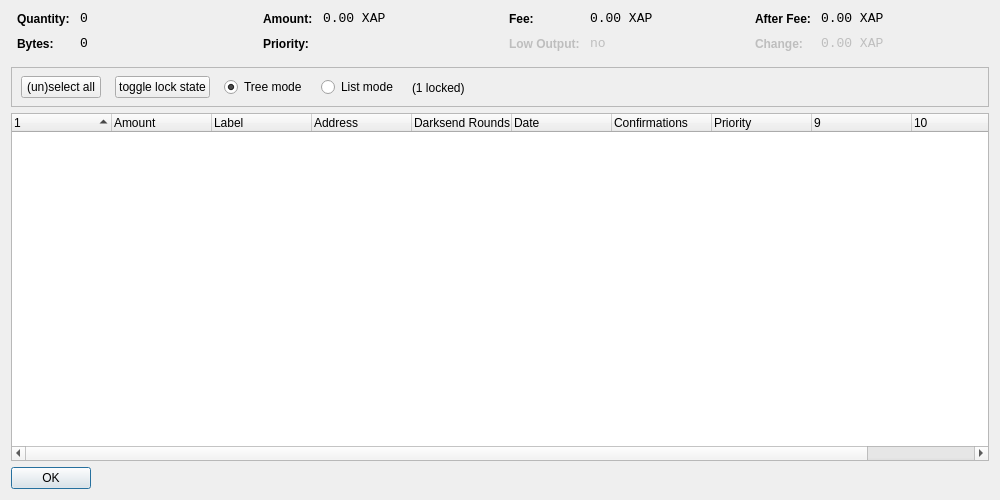
<?xml version="1.0" encoding="UTF-8"?>
<ui version="4.0">
 <class>CoinControlDialog</class>
 <widget class="QDialog" name="CoinControlDialog">
  <property name="geometry">
   <rect>
    <x>0</x>
    <y>0</y>
    <width>1000</width>
    <height>500</height>
   </rect>
  </property>
  <property name="windowTitle">
   <string>Coin Control</string>
  </property>
  <layout class="QVBoxLayout" name="verticalLayout">
   <item>
    <layout class="QHBoxLayout" name="horizontalLayoutTop" stretch="0,0,0,0">
     <property name="topMargin">
      <number>0</number>
     </property>
     <property name="bottomMargin">
      <number>10</number>
     </property>
     <item>
      <layout class="QFormLayout" name="formLayoutCoinControl1">
       <property name="horizontalSpacing">
        <number>10</number>
       </property>
       <property name="verticalSpacing">
        <number>10</number>
       </property>
       <property name="leftMargin">
        <number>6</number>
       </property>
       <property name="rightMargin">
        <number>6</number>
       </property>
       <item row="0" column="0">
        <widget class="QLabel" name="labelCoinControlQuantityText">
         <property name="styleSheet">
          <string notr="true">font-weight:bold;</string>
         </property>
         <property name="text">
          <string>Quantity:</string>
         </property>
        </widget>
       </item>
       <item row="0" column="1">
        <widget class="QLabel" name="labelCoinControlQuantity">
         <property name="font">
          <font>
           <family>Monospace</family>
           <pointsize>10</pointsize>
          </font>
         </property>
         <property name="cursor">
          <cursorShape>IBeamCursor</cursorShape>
         </property>
         <property name="contextMenuPolicy">
          <enum>Qt::ActionsContextMenu</enum>
         </property>
         <property name="text">
          <string notr="true">0</string>
         </property>
         <property name="textInteractionFlags">
          <set>Qt::LinksAccessibleByMouse|Qt::TextSelectableByKeyboard|Qt::TextSelectableByMouse</set>
         </property>
        </widget>
       </item>
       <item row="1" column="0">
        <widget class="QLabel" name="labelCoinControlBytesText">
         <property name="styleSheet">
          <string notr="true">font-weight:bold;</string>
         </property>
         <property name="text">
          <string>Bytes:</string>
         </property>
        </widget>
       </item>
       <item row="1" column="1">
        <widget class="QLabel" name="labelCoinControlBytes">
         <property name="font">
          <font>
           <family>Monospace</family>
           <pointsize>10</pointsize>
          </font>
         </property>
         <property name="cursor">
          <cursorShape>IBeamCursor</cursorShape>
         </property>
         <property name="contextMenuPolicy">
          <enum>Qt::ActionsContextMenu</enum>
         </property>
         <property name="text">
          <string notr="true">0</string>
         </property>
         <property name="textInteractionFlags">
          <set>Qt::LinksAccessibleByMouse|Qt::TextSelectableByKeyboard|Qt::TextSelectableByMouse</set>
         </property>
        </widget>
       </item>
      </layout>
     </item>
     <item>
      <layout class="QFormLayout" name="formLayoutCoinControl2">
       <property name="horizontalSpacing">
        <number>10</number>
       </property>
       <property name="verticalSpacing">
        <number>10</number>
       </property>
       <property name="leftMargin">
        <number>6</number>
       </property>
       <property name="rightMargin">
        <number>6</number>
       </property>
       <item row="0" column="0">
        <widget class="QLabel" name="labelCoinControlAmountText">
         <property name="styleSheet">
          <string notr="true">font-weight:bold;</string>
         </property>
         <property name="text">
          <string>Amount:</string>
         </property>
        </widget>
       </item>
       <item row="0" column="1">
        <widget class="QLabel" name="labelCoinControlAmount">
         <property name="font">
          <font>
           <family>Monospace</family>
           <pointsize>10</pointsize>
          </font>
         </property>
         <property name="cursor">
          <cursorShape>IBeamCursor</cursorShape>
         </property>
         <property name="contextMenuPolicy">
          <enum>Qt::ActionsContextMenu</enum>
         </property>
         <property name="text">
          <string notr="true">0.00 XAP</string>
         </property>
         <property name="textInteractionFlags">
          <set>Qt::LinksAccessibleByMouse|Qt::TextSelectableByKeyboard|Qt::TextSelectableByMouse</set>
         </property>
        </widget>
       </item>
       <item row="1" column="0">
        <widget class="QLabel" name="labelCoinControlPriorityText">
         <property name="styleSheet">
          <string notr="true">font-weight:bold;</string>
         </property>
         <property name="text">
          <string>Priority:</string>
         </property>
        </widget>
       </item>
       <item row="1" column="1">
        <widget class="QLabel" name="labelCoinControlPriority">
         <property name="font">
          <font>
           <family>Monospace</family>
           <pointsize>10</pointsize>
          </font>
         </property>
         <property name="cursor">
          <cursorShape>IBeamCursor</cursorShape>
         </property>
         <property name="contextMenuPolicy">
          <enum>Qt::ActionsContextMenu</enum>
         </property>
         <property name="text">
          <string/>
         </property>
         <property name="textInteractionFlags">
          <set>Qt::LinksAccessibleByMouse|Qt::TextSelectableByKeyboard|Qt::TextSelectableByMouse</set>
         </property>
        </widget>
       </item>
      </layout>
     </item>
     <item>
      <layout class="QFormLayout" name="formLayoutCoinControl3">
       <property name="horizontalSpacing">
        <number>10</number>
       </property>
       <property name="verticalSpacing">
        <number>10</number>
       </property>
       <property name="leftMargin">
        <number>6</number>
       </property>
       <property name="rightMargin">
        <number>6</number>
       </property>
       <item row="0" column="0">
        <widget class="QLabel" name="labelCoinControlFeeText">
         <property name="styleSheet">
          <string notr="true">font-weight:bold;</string>
         </property>
         <property name="text">
          <string>Fee:</string>
         </property>
        </widget>
       </item>
       <item row="0" column="1">
        <widget class="QLabel" name="labelCoinControlFee">
         <property name="font">
          <font>
           <family>Monospace</family>
           <pointsize>10</pointsize>
          </font>
         </property>
         <property name="cursor">
          <cursorShape>IBeamCursor</cursorShape>
         </property>
         <property name="contextMenuPolicy">
          <enum>Qt::ActionsContextMenu</enum>
         </property>
         <property name="text">
          <string notr="true">0.00 XAP</string>
         </property>
         <property name="textInteractionFlags">
          <set>Qt::LinksAccessibleByMouse|Qt::TextSelectableByKeyboard|Qt::TextSelectableByMouse</set>
         </property>
        </widget>
       </item>
       <item row="1" column="0">
        <widget class="QLabel" name="labelCoinControlLowOutputText">
         <property name="enabled">
          <bool>false</bool>
         </property>
         <property name="styleSheet">
          <string notr="true">font-weight:bold;</string>
         </property>
         <property name="text">
          <string>Low Output:</string>
         </property>
        </widget>
       </item>
       <item row="1" column="1">
        <widget class="QLabel" name="labelCoinControlLowOutput">
         <property name="enabled">
          <bool>false</bool>
         </property>
         <property name="font">
          <font>
           <family>Monospace</family>
           <pointsize>10</pointsize>
          </font>
         </property>
         <property name="cursor">
          <cursorShape>IBeamCursor</cursorShape>
         </property>
         <property name="contextMenuPolicy">
          <enum>Qt::ActionsContextMenu</enum>
         </property>
         <property name="text">
          <string notr="true">no</string>
         </property>
         <property name="textInteractionFlags">
          <set>Qt::LinksAccessibleByMouse|Qt::TextSelectableByKeyboard|Qt::TextSelectableByMouse</set>
         </property>
        </widget>
       </item>
      </layout>
     </item>
     <item>
      <layout class="QFormLayout" name="formLayoutCoinControl4">
       <property name="horizontalSpacing">
        <number>10</number>
       </property>
       <property name="verticalSpacing">
        <number>10</number>
       </property>
       <property name="leftMargin">
        <number>6</number>
       </property>
       <property name="rightMargin">
        <number>6</number>
       </property>
       <item row="0" column="0">
        <widget class="QLabel" name="labelCoinControlAfterFeeText">
         <property name="styleSheet">
          <string notr="true">font-weight:bold;</string>
         </property>
         <property name="text">
          <string>After Fee:</string>
         </property>
        </widget>
       </item>
       <item row="0" column="1">
        <widget class="QLabel" name="labelCoinControlAfterFee">
         <property name="font">
          <font>
           <family>Monospace</family>
           <pointsize>10</pointsize>
          </font>
         </property>
         <property name="cursor">
          <cursorShape>IBeamCursor</cursorShape>
         </property>
         <property name="contextMenuPolicy">
          <enum>Qt::ActionsContextMenu</enum>
         </property>
         <property name="text">
          <string notr="true">0.00 XAP</string>
         </property>
         <property name="textInteractionFlags">
          <set>Qt::LinksAccessibleByMouse|Qt::TextSelectableByKeyboard|Qt::TextSelectableByMouse</set>
         </property>
        </widget>
       </item>
       <item row="1" column="0">
        <widget class="QLabel" name="labelCoinControlChangeText">
         <property name="enabled">
          <bool>false</bool>
         </property>
         <property name="styleSheet">
          <string notr="true">font-weight:bold;</string>
         </property>
         <property name="text">
          <string>Change:</string>
         </property>
        </widget>
       </item>
       <item row="1" column="1">
        <widget class="QLabel" name="labelCoinControlChange">
         <property name="enabled">
          <bool>false</bool>
         </property>
         <property name="font">
          <font>
           <family>Monospace</family>
           <pointsize>10</pointsize>
          </font>
         </property>
         <property name="cursor">
          <cursorShape>IBeamCursor</cursorShape>
         </property>
         <property name="contextMenuPolicy">
          <enum>Qt::ActionsContextMenu</enum>
         </property>
         <property name="text">
          <string notr="true">0.00 XAP</string>
         </property>
         <property name="textInteractionFlags">
          <set>Qt::LinksAccessibleByMouse|Qt::TextSelectableByKeyboard|Qt::TextSelectableByMouse</set>
         </property>
        </widget>
       </item>
      </layout>
     </item>
    </layout>
   </item>
   <item>
    <widget class="QFrame" name="frame">
     <property name="minimumSize">
      <size>
       <width>0</width>
       <height>40</height>
      </size>
     </property>
     <property name="frameShape">
      <enum>QFrame::StyledPanel</enum>
     </property>
     <property name="frameShadow">
      <enum>QFrame::Sunken</enum>
     </property>
     <widget class="QWidget" name="horizontalLayoutWidget">
      <property name="geometry">
       <rect>
        <x>10</x>
        <y>0</y>
        <width>781</width>
        <height>41</height>
       </rect>
      </property>
      <layout class="QHBoxLayout" name="horizontalLayoutPanel" stretch="0,0,0,0,0">
       <property name="spacing">
        <number>14</number>
       </property>
       <item>
        <widget class="QPushButton" name="pushButtonSelectAll">
         <property name="sizePolicy">
          <sizepolicy hsizetype="Maximum" vsizetype="Fixed">
           <horstretch>0</horstretch>
           <verstretch>0</verstretch>
          </sizepolicy>
         </property>
         <property name="text">
          <string>(un)select all</string>
         </property>
        </widget>
       </item>
        <item>
         <widget class="QPushButton" name="pushButtonToggleLock">
          <property name="sizePolicy">
           <sizepolicy hsizetype="Maximum" vsizetype="Fixed">
            <horstretch>0</horstretch>
            <verstretch>0</verstretch>
           </sizepolicy>
          </property>
          <property name="text">
           <string>toggle lock state</string>
          </property>
          <property name="autoDefault">
           <bool>false</bool>
          </property>
         </widget>
        </item>
       <item>
        <widget class="QRadioButton" name="radioTreeMode">
         <property name="sizePolicy">
          <sizepolicy hsizetype="Maximum" vsizetype="Fixed">
           <horstretch>0</horstretch>
           <verstretch>0</verstretch>
          </sizepolicy>
         </property>
         <property name="text">
          <string>Tree mode</string>
         </property>
         <property name="checked">
          <bool>true</bool>
         </property>
        </widget>
       </item>
       <item>
        <widget class="QRadioButton" name="radioListMode">
         <property name="sizePolicy">
          <sizepolicy hsizetype="Maximum" vsizetype="Fixed">
           <horstretch>0</horstretch>
           <verstretch>0</verstretch>
          </sizepolicy>
         </property>
         <property name="text">
          <string>List mode</string>
         </property>
        </widget>
       </item>
        <item>
         <widget class="QLabel" name="labelLocked">
          <property name="text">
           <string>(1 locked)</string>
          </property>
         </widget>
        </item>
       <item>
        <spacer name="horizontalSpacer">
         <property name="orientation">
          <enum>Qt::Horizontal</enum>
         </property>
         <property name="sizeHint" stdset="0">
          <size>
           <width>40</width>
           <height>20</height>
          </size>
         </property>
        </spacer>
       </item>
      </layout>
     </widget>
    </widget>
   </item>
   <item>
    <widget class="CoinControlTreeWidget" name="treeWidget">
     <property name="contextMenuPolicy">
      <enum>Qt::CustomContextMenu</enum>
     </property>
     <property name="sortingEnabled">
      <bool>false</bool>
     </property>
     <property name="columnCount">
      <number>11</number>
     </property>
     <attribute name="headerShowSortIndicator" stdset="0">
      <bool>true</bool>
     </attribute>
     <attribute name="headerStretchLastSection">
      <bool>false</bool>
     </attribute>
     <column>
      <property name="text">
       <string/>
      </property>
     </column>
     <column>
      <property name="text">
       <string>Amount</string>
      </property>
     </column>
     <column>
      <property name="text">
       <string>Label</string>
      </property>
     </column>
     <column>
      <property name="text">
       <string>Address</string>
      </property>
     </column>
     <column>
      <property name="text">
       <string>Darksend Rounds</string>
      </property>
    </column>
     <column>
      <property name="text">
       <string>Date</string>
      </property>
     </column>
     <column>
      <property name="text">
       <string>Confirmations</string>
      </property>
      <property name="toolTip">
       <string>Confirmed</string>
      </property>
     </column>
     <column>
      <property name="text">
       <string>Priority</string>
      </property>
     </column>
     <column>
      <property name="text">
       <string/>
      </property>
     </column>
     <column>
      <property name="text">
       <string/>
      </property>
     </column>
     <column>
      <property name="text">
       <string/>
      </property>
     </column>
     <column>
      <property name="text">
       <string/>
      </property>
     </column>
    </widget>
   </item>
   <item>
    <widget class="QDialogButtonBox" name="buttonBox">
     <property name="sizePolicy">
      <sizepolicy hsizetype="Maximum" vsizetype="Fixed">
       <horstretch>0</horstretch>
       <verstretch>0</verstretch>
      </sizepolicy>
     </property>
     <property name="orientation">
      <enum>Qt::Horizontal</enum>
     </property>
     <property name="standardButtons">
      <set>QDialogButtonBox::Ok</set>
     </property>
    </widget>
   </item>
  </layout>
 </widget>
 <customwidgets>
  <customwidget>
   <class>CoinControlTreeWidget</class>
   <extends>QTreeWidget</extends>
   <header>coincontroltreewidget.h</header>
  </customwidget>
 </customwidgets>
 <resources/>
 <connections/>
</ui>
